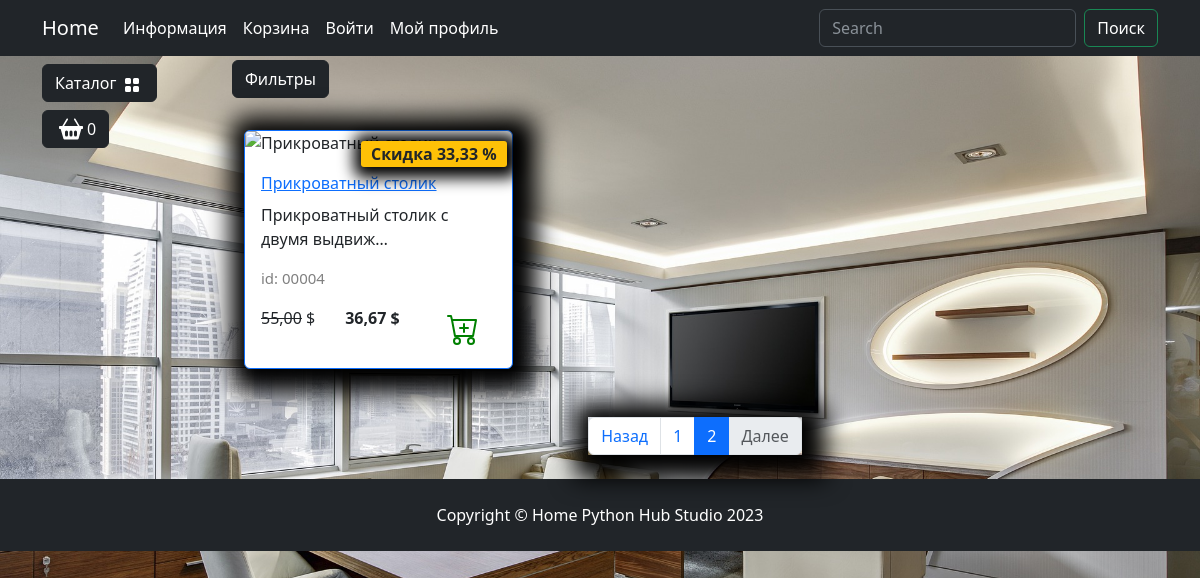
The app's page /catalog/all/2/ with its own data.
### goods/models.py (models this page shows, shortened)
class Products(models.Model):
    name = models.CharField(max_length=150, unique=True, verbose_name='Название')
    slug = models.SlugField(max_length=200, unique=True, blank=True, null=True, verbose_name='URL')
    description = models.TextField(blank=True, null=True, verbose_name='Описание')
    image = models.ImageField(upload_to='goods_images', blank=True, null=True, verbose_name='Картинка')
    price = models.DecimalField(max_digits=7, decimal_places=2, default=0.00, verbose_name='Цена')
    discount = models.DecimalField(max_digits=4, decimal_places=2, default=0.00, verbose_name='Скидка в %')
    quantity = models.PositiveIntegerField(default=0, verbose_name='Количество')
    category = models.ForeignKey(to='Categories', on_delete=models.CASCADE, verbose_name='Категория')
    class Meta:
        db_table = 'product'
        verbose_name = 'Продукт'
        verbose_name_plural = 'Продукты'
    def display_id(self):
        return f"{self.id:05}"
    def sell_price(self):
        if self.discount:
            return round(self.price - (self.price * self.discount / 100), 2)
        else:
            return self.price

### goods/views.py (the view)
# urls.py: path('catalog/', include('goods.urls', namespace='catalog')),
def catalog(request, category_slug, page=1):
    if category_slug == 'all':
        goods = Products.objects.all()
    else:
        goods = get_list_or_404(Products.objects.filter(category__slug=category_slug))
    paginator = Paginator(goods, 3)
    current_page = paginator.page(page)  # Переменная для пользователся
    context = {
        'title': 'Home - Каталог',
        'goods': current_page,
        'slug_url': category_slug,
    }
    return render(request, 'goods/catalog.html', context)

### goods/templatetags/goods_tags.py (called while the page is built)
@register.simple_tag()
def tag_categories():
    return Categories.objects.all()

### goods/templates/goods/catalog.html (shortened to what this page needs)
{% extends "main/base.html" %}
{% load static %}
{% block content %}
    <div class="row">
        <div class="dropdown mb-2">
            <button class="btn btn-secondary dropdown-toggle btn-dark" type="button" data-bs-toggle="dropdown"
                aria-expanded="false">
                Фильтры
            </button>
        </div>
        {% for product in goods %}
            <div class="col-lg-4 col-md-6 p-4">
                <div class="card border-primary rounded custom-shadow">
                    <div class="card-body">
                        <a href="{% url "catalog:product" product.slug %}">
                            <p class="card-title">{{ product.name }}</p>
                        </a>
                        <p class="card-text">{{ product.description|truncatechars:35 }}</p>
                        <p class="product_id">id: {{ product.display_id }}</p>
                        <div class="d-flex justify-content-between">
                            {% if product.discount %}
                                <p><s>{{ product.price }}</s> $</p>
                                <p><strong>{{ product.sell_price }} $</strong></p>
                                <span class="badge bg-warning text-dark">Скидка {{ product.discount }} %</span>
                            {% else %}
                                <p><strong>{{ product.price }} $</strong></p>
                            {% endif %}
                            <a href="#" class="btn add-to-cart">
                                <img class="mx-1" src="{% static 'deps/icons/cart-plus.svg' %}" alt="Catalog Icon"
                                    width="32" height="32">
                            </a>
                        </div>
                    </div>
                </div>
            </div>
        {% endfor %}
    </div>
    <nav aria-label="Page navigation example">
        <ul class="pagination justify-content-center my-4">
            <div class="custom-shadow d-flex">
                <li class="page-item {% if not goods.has_previous %} disabled {% endif %}">
                  <a class="page-link" href="
                    {% if goods.has_previous %}
                        {% url 'catalog:index' slug_url goods.previous_page_number %}
                    {% else %}
                        #
                    {% endif %}">Назад</a>
                </li>
                {% for page in goods.paginator.page_range %}
                    {% if page >= goods.number|add:-2 and page <= goods.number|add:+2 %}
                        <li class="page-item {% if goods.number == page  %} active {% endif %}">
                            <a class="page-link" href="{% url 'catalog:index' slug_url page %}">{{ page }}</a>
                        </li>
                    {% endif %}
                {% endfor %}
                <li class="page-item {% if not goods.has_next %} disabled {% endif %}">
                  <a class="page-link" href="
                    {% if goods.has_next %}
                        {% url 'catalog:index' slug_url goods.next_page_number %}
                    {% else %}
                        #
                    {% endif %}">Далее</a>
                </li>
            </div>
        </ul>
    </nav>
{% endblock %}
{% block footer %}
    <footer class="py-4 bg-dark">
        <div class="container">
            <p class="m-0 text-center text-white">Copyright &copy; Home Python Hub Studio 2023</p>
        </div>
    </footer>
{% endblock %}

### static/deps/css/my_css.css (style rules this page uses)
body { background-image: url("../images/bg-image.jpg"); background-repeat: no-repeat; background-attachment: fixed; background-position: center center; background-size: cover; height: 100%; }
.dropdown-toggle::after { content: none; }
.custom-shadow { box-shadow: 5px 5px 25px 19px #000000; }
.product_id { color: gray; font-size: 15px; }
.badge.bg-warning.text-dark { position: absolute; top: 10px; right: 5px; z-index: 1; padding: 5px 10px; border-radius: 3px; font-size: 1rem; box-shadow: 2px 2px 15px 9px #000000; }

### records on screen
Products: name "Прикроватный столик", description "Прикроватный столик с двумя выдвиж…", display_id "00004", price "55,00", sell_price "36,67", discount "33,33"

### other values on screen
{{ page }} "1" "2"
